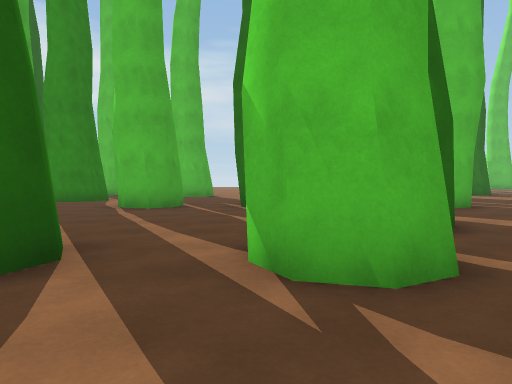
view 1 (above)

24 first-person views from a walk through a scene from a Unity 3-D project. The camera is 1.3 m above the floor, tilts 2° down and sees 70° across. The floor is counted in squares, 2 m on a side. Each view is taken from the middle of a square. On the plan, view 1 faces up. The plan holds only what a view shows up to about 11 squares ahead; the rest is blank. The place goes on beyond the plan.

view 2
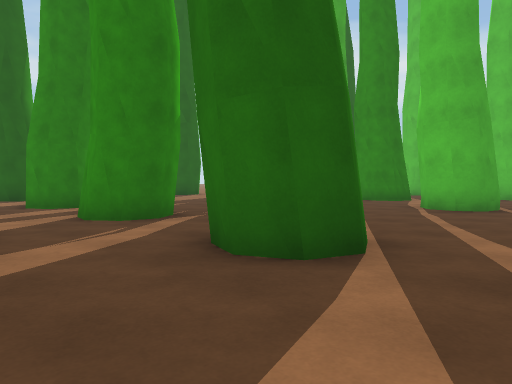

view 3
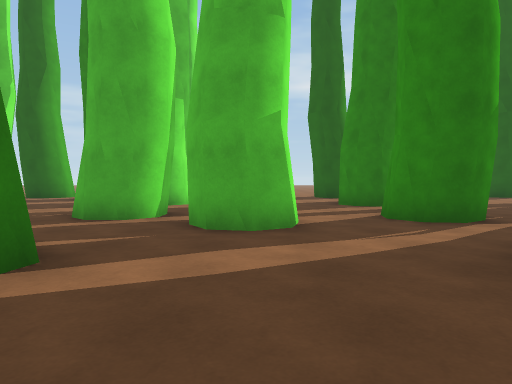

view 4
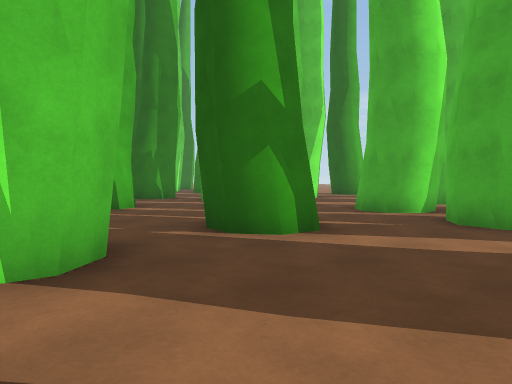

view 5
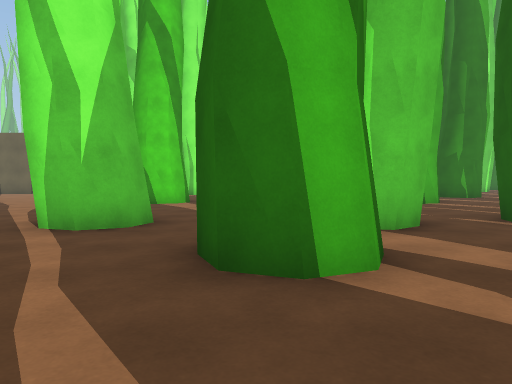

view 6
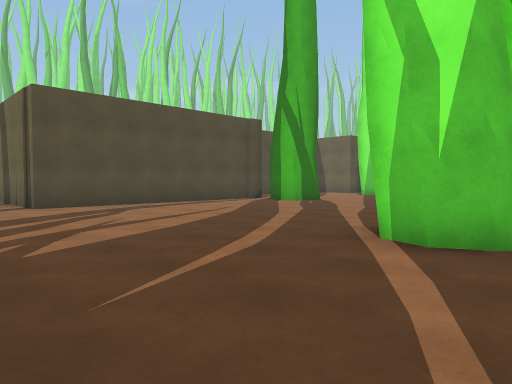

view 7
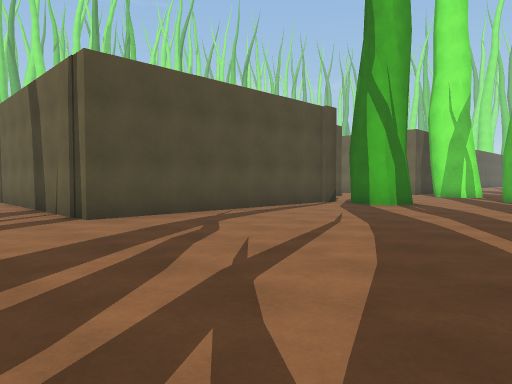

view 8
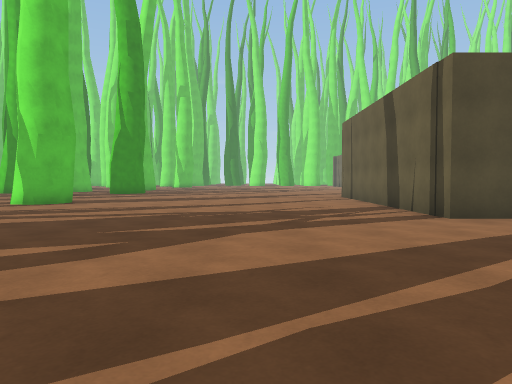

view 9
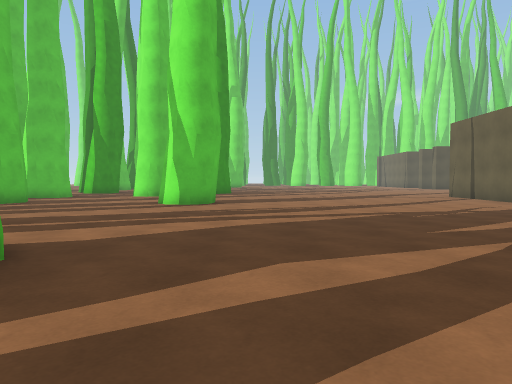

view 10
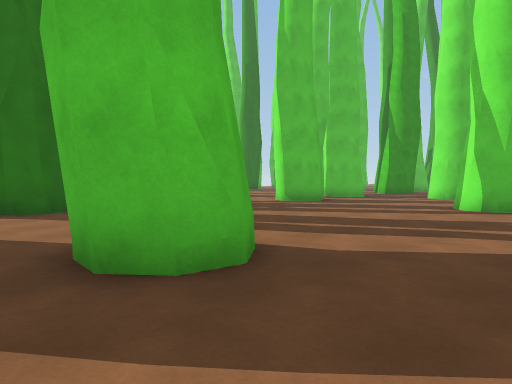

view 11
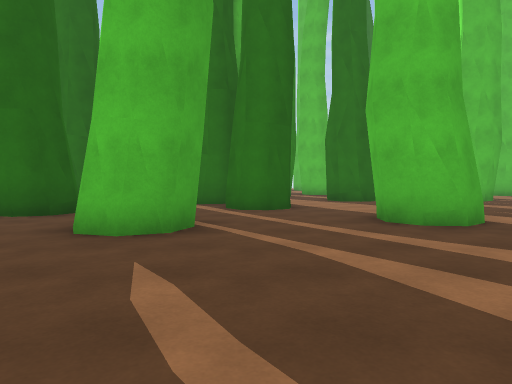

view 12
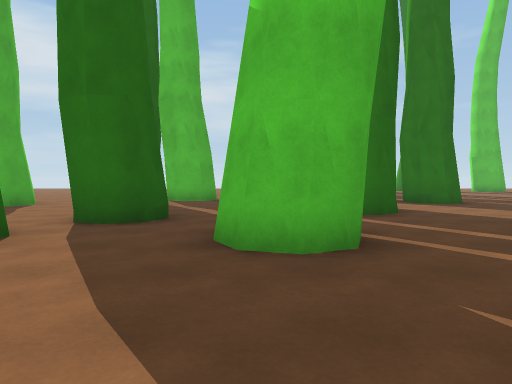

view 13
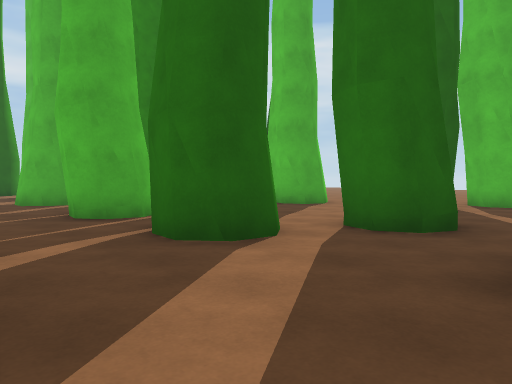

view 14
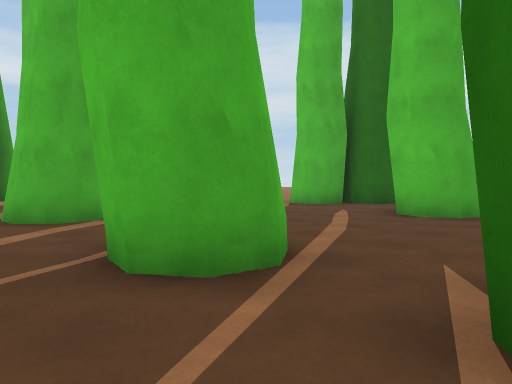

view 15
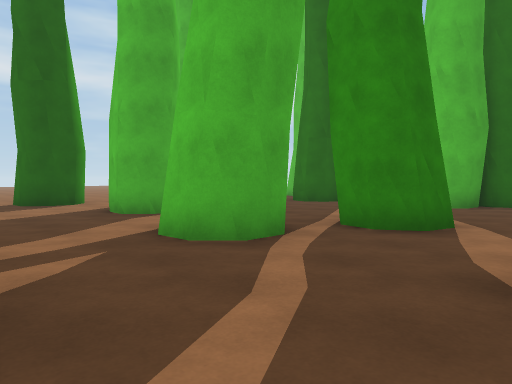

view 16
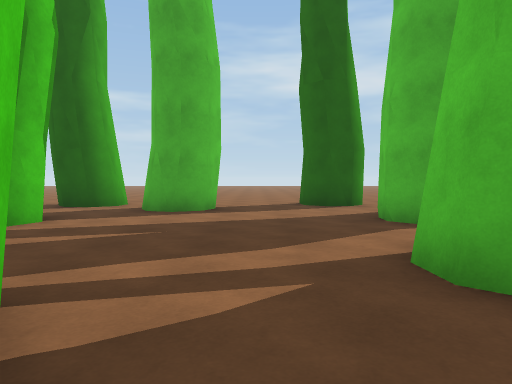

view 17
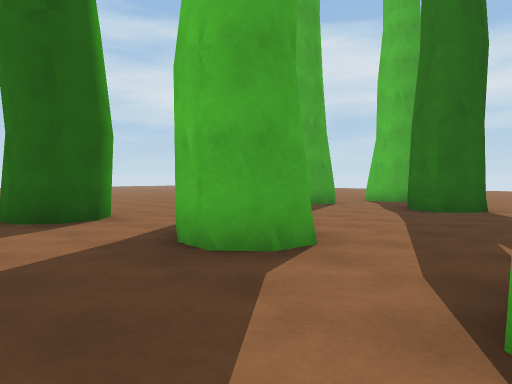

view 18
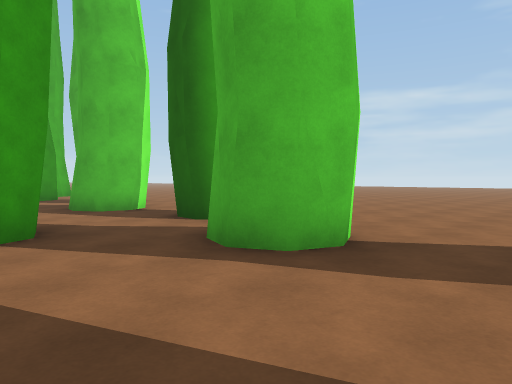

view 19
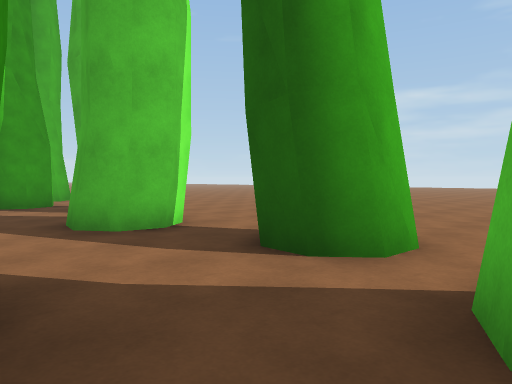

view 20
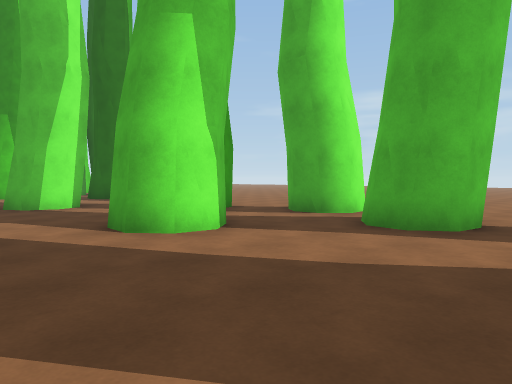

view 21
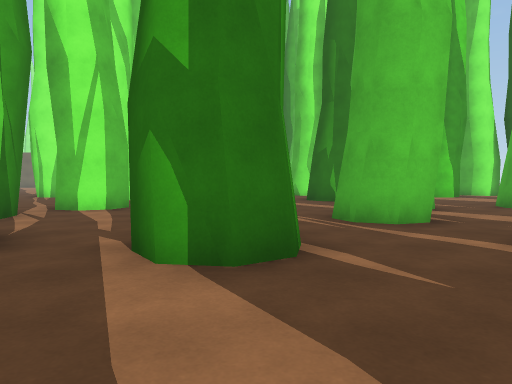

view 22
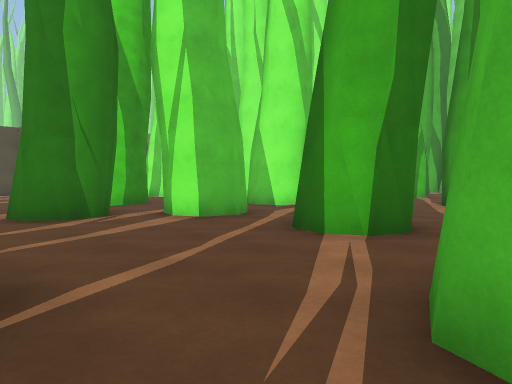

view 23
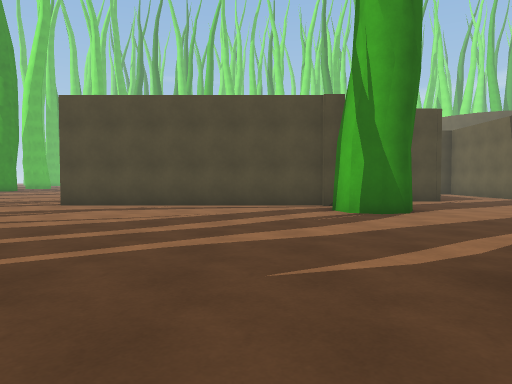

view 24
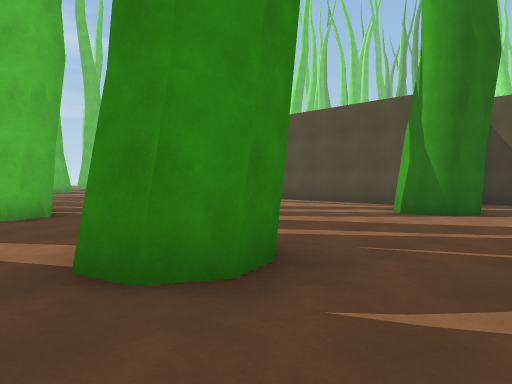

### Floor plan
Key: @ floor where view 1 was taken; # wall or solid block; . floor; O other object.
Columns run from 17 left of view 1 to 18 right of it. Each row starts with its distance up from view 1.
 17      O.     #     .O
 16     O..    OO.    ##.  O   ..O
 15     #..O#. #.. O. #..  O..O.. #
 14      ..... ...#O.O#..O# .... ....#O
 13       ..... ......... . .... ......
 12 ... O ..... O......O. .O...........
 11 .....  ....#O.....##. ..............
 10   ..... O............ ...#O.........
  9    O#.....OO..#O.#O..O#..........#O
  8   ...................O.............
  7 ...................................
  6 .....#...... ......O...............
  5 ....OO......O .... #...............
  4 .............  ... ..  ............
  3 ...O#..#O.O#.. O.##.   ............
  2     ..........##..O................
  1   .................................
  0  ...#O..... O....@O#.........#######
 -1  ....O.....##...... .........#
 -2 ...##..#O.##..O#.#O .##......#
 -3 ...O#.. ..O#..##.   .O#......#
 -4  ..... ......................#
 -5   ...  .....#......#.........#
 -6    ..O......O......O.........#
 -7    O# .#O.. ..#O.##..O#....O####
 -8       .##. O..# ..O..##....##..#
 -9         ..  ...  ............. #
-10             O     OO....O#.....#

Where each view was taken, in squares from view 1:
view 1: 0 up, 0 right, facing up
view 2: 0 up, 0 right, facing up-left
view 3: 0 up, 0 right, facing left
view 4: 1 up, 1 right, facing down-left
view 5: 3 up, 2 right, facing down
view 6: 2 up, 3 right, facing down-right
view 7: 2 up, 6 right, facing down-right
view 8: 3 up, 6 right, facing right
view 9: 7 up, 6 right, facing right
view 10: 7 up, 7 right, facing up-right
view 11: 4 up, 6 right, facing up
view 12: 5 up, 4 right, facing up
view 13: 6 up, 4 right, facing up-left
view 14: 7 up, 0 right, facing up-left
view 15: 6 up, 3 left, facing up-left
view 16: 7 up, 4 left, facing left
view 17: 7 up, 7 left, facing up-left
view 18: 8 up, 9 left, facing down-left
view 19: 5 up, 10 left, facing down-left
view 20: 2 up, 7 left, facing down-left
view 21: 1 up, 3 left, facing down
view 22: 3 down, 5 left, facing down-right
view 23: 5 down, 3 right, facing right
view 24: 10 down, 3 right, facing up-right
